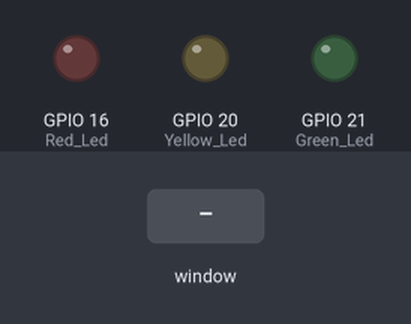
Bench run of a program on a simulated Raspberry Pi (BCM pin numbers). Parts: output pins drawn as LEDs (lit = HIGH). Inputs (shaded band) come from the test bench. The desktop window is not drawn, its controls go by their first labels and the mouse button is held 0.15 s. At 5.8 s the program stops and its outputs stay as they are.

Above: at 1.2 s.
1.3 s: control labelled "RED LED" in the window clicked
At 2.2 s:
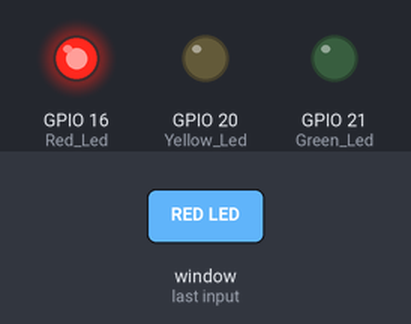
2.8 s: control labelled "YELLOW LED" in the window clicked
At 3.3 s:
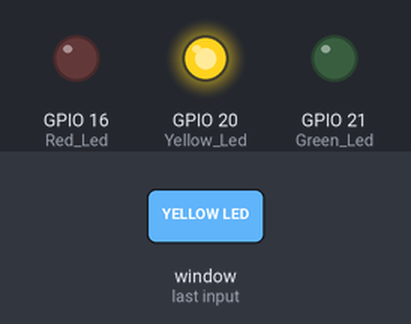
4.3 s: control labelled "GREEN LED" in the window clicked
At 5.5 s:
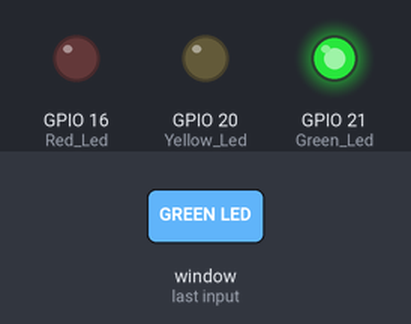
5.8 s: control labelled "EXIT" in the window clicked
At 6.8 s:
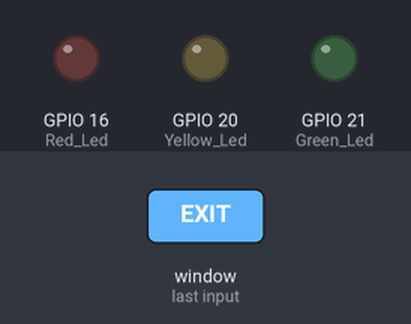
Timing chart, 0 to 7.3 s (numbered marks = the images above; inputs shaded):
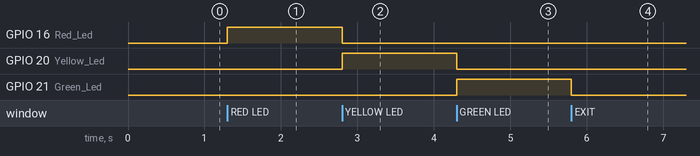

The program:

5.2S.py
```python
from tkinter import *
import tkinter.font
from gpiozero import LED
import RPi.GPIO as GPIO


GPIO.setmode(GPIO.BCM)

win = Tk()
win.title("LED TOGGLE");
font_settings = tkinter.font.Font(family = "Helvetica", size = 12, weight = "bold")

Red_Led = LED(16)
Yellow_Led = LED(20)
Green_Led = LED(21)
value = IntVar()

def led_toggle():
    var = value.get()
    if var == 1:
       Red_Led.on()
       Yellow_Led.off()
       Green_Led.off()

    elif var == 2:
        Red_Led.off()
        Yellow_Led.on()
        Green_Led.off()

    elif var == 3:
        Red_Led.off()
        Yellow_Led.off()
        Green_Led.on()
    else:
        Red_Led.off()
        Yellow_Led.off()
        Green_Led.off()

def Close():
    GPIO.cleanup()
    win.destroy()


red_button = Radiobutton( win, text = "RED LED", font = font_settings, variable = value, value = 1, command = led_toggle, height = 1, width = 8)
red_button.grid( row = 1, column = 0)

yellow_button = Radiobutton( win, text = "YELLOW LED", font = font_settings, variable = value, value= 2, command = led_toggle, height = 1, width = 8)
yellow_button.grid( row = 1, column = 1)

green_button = Radiobutton( win, text = "GREEN LED", font = font_settings, variable = value, value = 3, command = led_toggle, height = 1, width = 8)
green_button.grid( row = 1, column = 2)

close_button = Radiobutton( win, text = "EXIT", font = font_settings,command = Close, height = 1, width = 5)
green_button.grid( row = 2, column = 3)


win.mainloop()
```

Measured:
- after the input at 1.3 s, GPIO 16 (Red_Led): LOW → HIGH at once
- after the input at 2.8 s, GPIO 16 (Red_Led): HIGH → LOW at once; GPIO 20 (Yellow_Led): LOW → HIGH at once
- after the input at 4.3 s, GPIO 20 (Yellow_Led): HIGH → LOW at once; GPIO 21 (Green_Led): LOW → HIGH at once
- after the input at 5.8 s, GPIO 21 (Green_Led): HIGH → LOW at once
